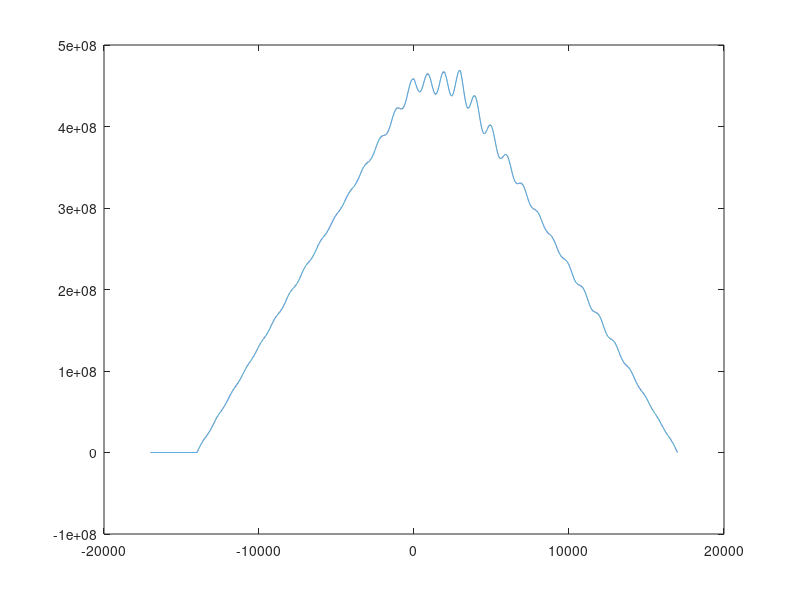
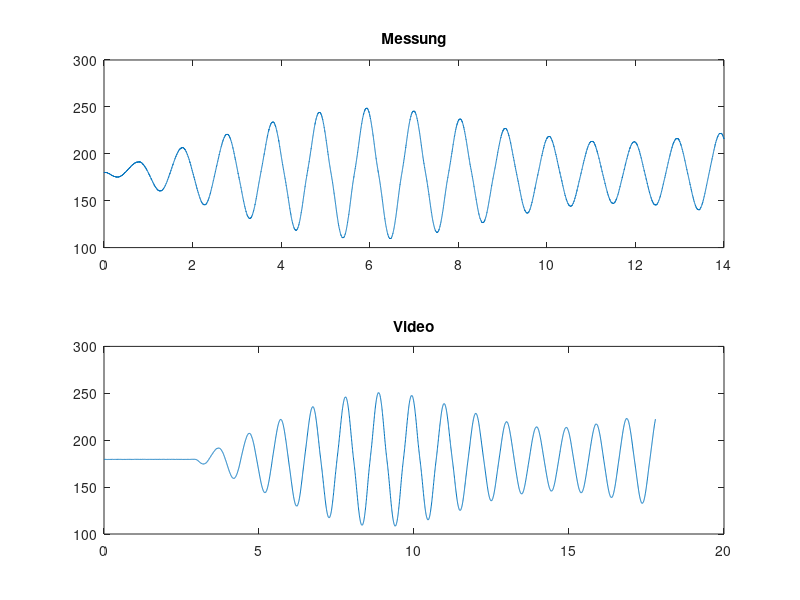
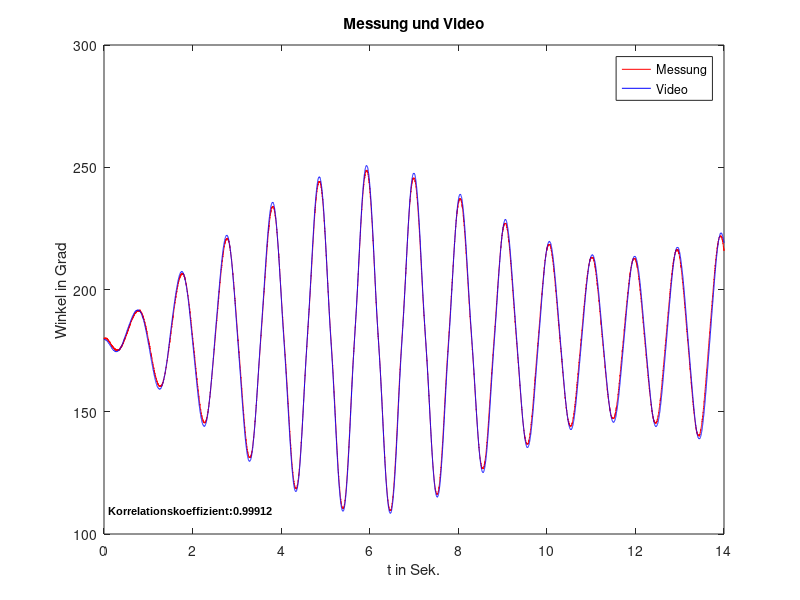

These figures' MATLAB source, in order:
clear all, close all
load('harm_erregung1.0_alu_05.01.mat')
load('video_angles_1.0_alu.mat')
%%
T_s = 1e-3;
startIndex = find(Daten(:,6),1);
seconds = 14;
Daten = Daten(startIndex:startIndex+seconds*10^3,:); 

tMeas = [];
for k = 1:length(Daten(:,1))
    tMeas(k) = (k-1)*T_s;
end
tVideo = [];
for k = 1:length(phi1)
    tVideo(k) = (k-1)*(1/frameRate);
end

phi1Meas = Daten(:,1);
dphi1Meas = Daten(:,2);
ddphi1Meas = Daten(:,3);
xMeas = Daten(:,4);
dxMeas = Daten(:,5);
ddxMeas = Daten(:,6);
%% resampling and cross-correlate
[P,Q] = rat((1/T_s)/frameRate);     
phi1Resample = resample(phi1,P,Q);    % resample the slower measurement
phi1Resample = phi1Resample(1:17e3);
[C, lag] = xcorr(phi1Resample,phi1Meas);
[~,I] = max(C);
lagDiff = lag(I);
timeDiff = lagDiff*T_s;
lagDiffManual= 2930;
timeDiffManual = lagDiffManual*T_s;

figure(1)
plot(lag,C)

figure(2)
subplot(2,1,1)
plot(tMeas, phi1Meas)
title('Messung')

subplot(2,1,2)
plot(tVideo, phi1)
title('Video')

%%
phi1VideoAlign = phi1Resample(lagDiffManual:lagDiffManual+seconds*10^3);
tVideoAlign = (0:length(phi1VideoAlign)-1)*T_s;

corrCoef = corrcoef(phi1Meas,phi1VideoAlign);
corrCoef = corrCoef(1,2);

figure(3)
plot(tMeas,phi1Meas,'r'), hold on
title('Messung und Video')
plot(tVideoAlign, phi1VideoAlign,'b'), legend('Messung','Video')
a = text(0.1,110,strcat('Korrelationskoeffizient: ', num2str(corrCoef)));
set(a, 'FontName', 'Arial', 'FontWeight', 'bold', 'FontSize', 8, 'Color', 'black');
xlabel('t in Sek.'), ylabel('Winkel in Grad');

